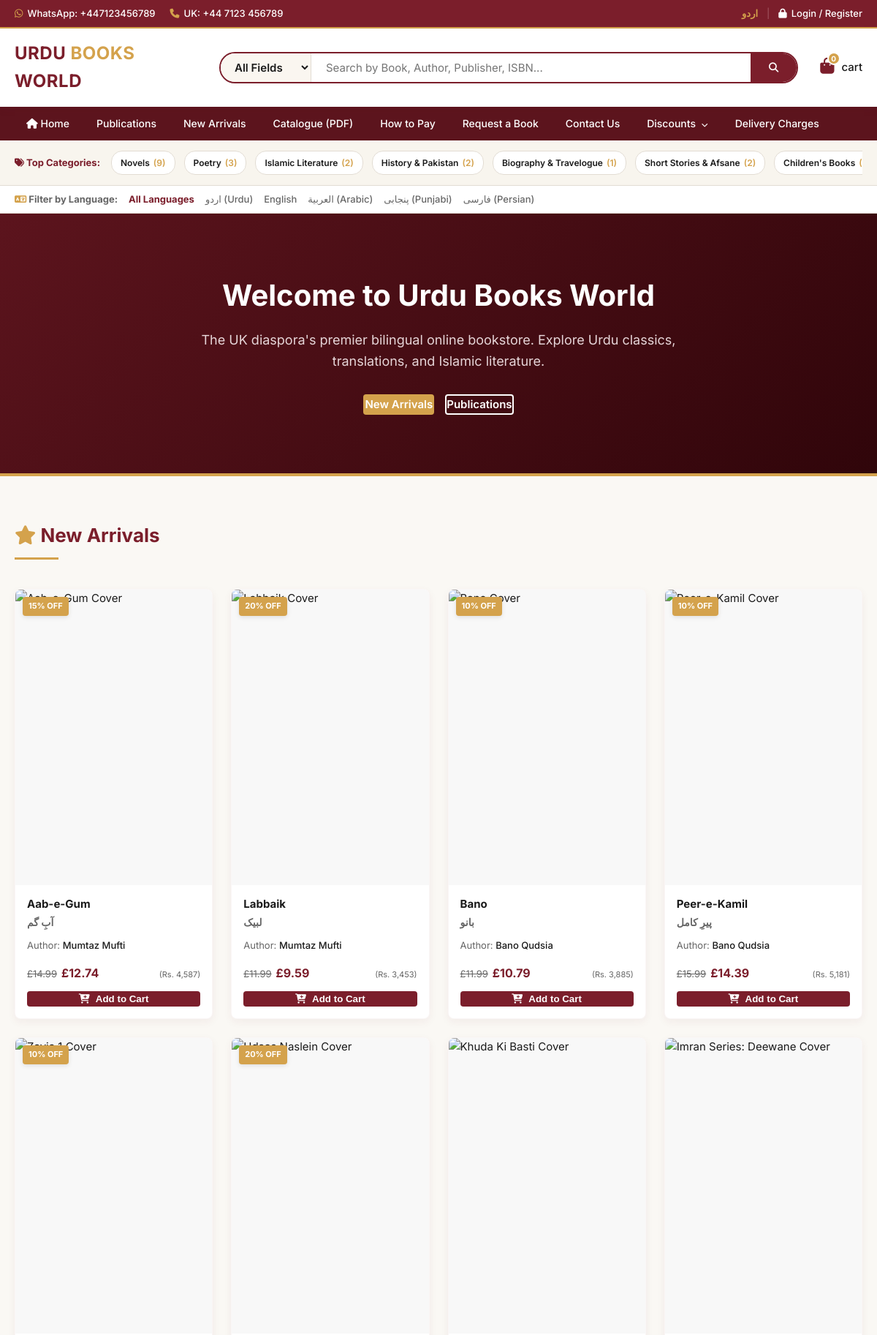
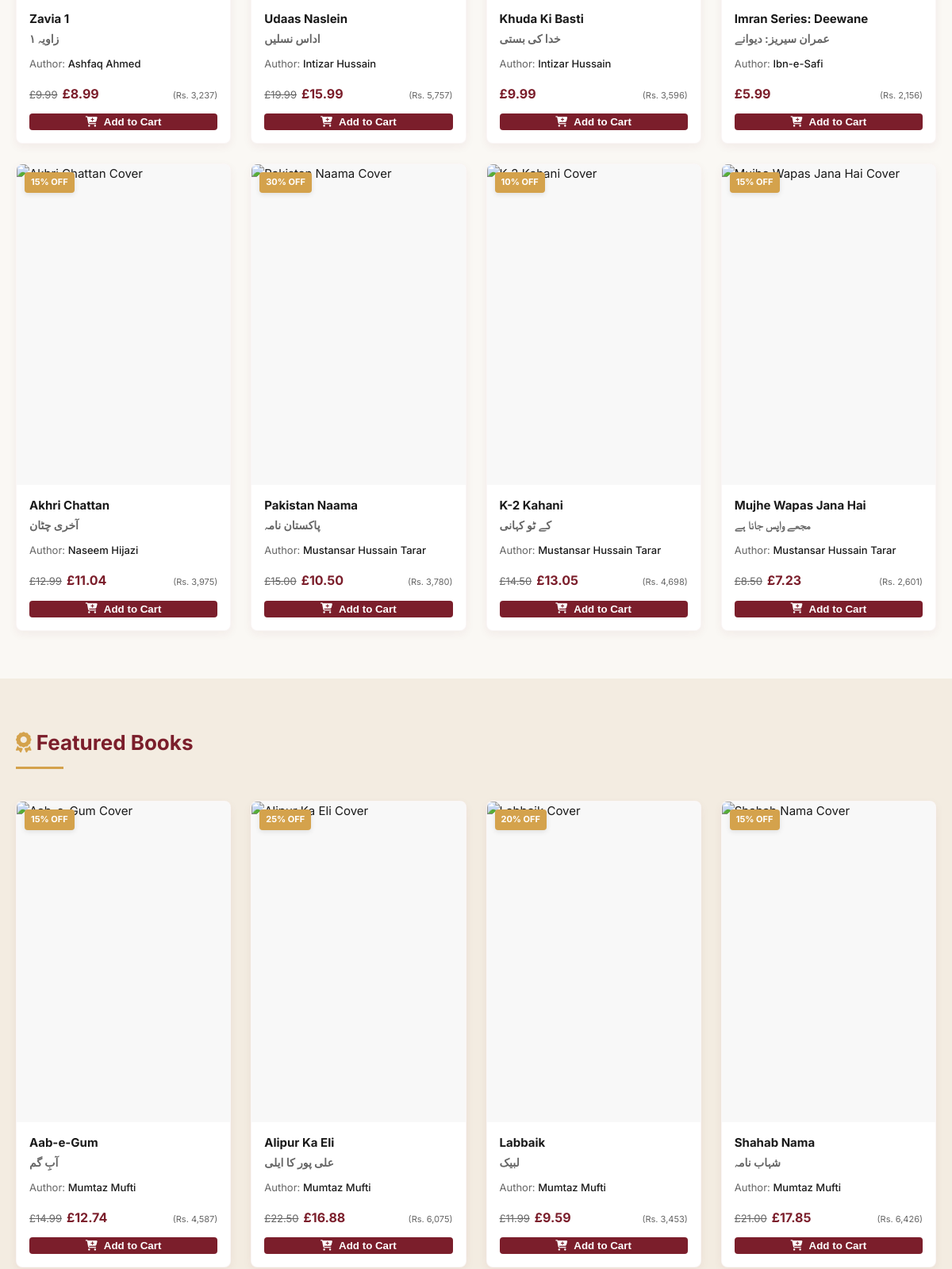
The page / (upper part) on the database its author committed (2 pictures, top to bottom).
### tables this page shows
CREATE TABLE `settings` (
  `setting_key` VARCHAR(100) PRIMARY KEY,
  `setting_value` TEXT NOT NULL
);

CREATE TABLE `categories` (
  `id` INT AUTO_INCREMENT PRIMARY KEY,
  `slug` VARCHAR(120) NOT NULL UNIQUE,
  `name_en` VARCHAR(200) NOT NULL,
  `name_ur` VARCHAR(200) NOT NULL,
  `parent_id` INT NULL,
  `sort_order` INT DEFAULT 0,
  `is_active` TINYINT(1) DEFAULT 1,
  `created_at` TIMESTAMP DEFAULT CURRENT_TIMESTAMP,
  `updated_at` TIMESTAMP DEFAULT CURRENT_TIMESTAMP ON UPDATE CURRENT_TIMESTAMP,
  FOREIGN KEY (`parent_id`) REFERENCES `categories` (`id`) ON DELETE SET NULL
);

CREATE TABLE `books` (
  `id` INT AUTO_INCREMENT PRIMARY KEY,
  `slug` VARCHAR(200) NOT NULL UNIQUE,
  `sku` VARCHAR(50) NOT NULL UNIQUE,
  `isbn` VARCHAR(20) DEFAULT NULL,
  `title_en` VARCHAR(300) NOT NULL,
  `title_ur` VARCHAR(300) NOT NULL,
  `subtitle_en` VARCHAR(300) DEFAULT NULL,
  `subtitle_ur` VARCHAR(300) DEFAULT NULL,
  `author_id` INT NOT NULL,
  `publisher_id` INT NOT NULL,
  `category_id` INT NOT NULL,
  `language` ENUM('Urdu','English','Arabic','Punjabi','Persian') DEFAULT 'Urdu',
  `description_en` TEXT DEFAULT NULL,
  `description_ur` TEXT DEFAULT NULL,
  `pages` INT DEFAULT NULL,
  `weight_grams` INT DEFAULT NULL,
  `binding` ENUM('Paperback','Hardback','Boxset') DEFAULT 'Paperback',
  `year_published` YEAR DEFAULT NULL,
  `price_gbp` DECIMAL(10,2) NOT NULL,
  `price_pkr` DECIMAL(10,2) DEFAULT NULL,
  `discount_percent` TINYINT DEFAULT 0,
  `stock_quantity` INT DEFAULT 0,
  `is_new_arrival` TINYINT(1) DEFAULT 0,
  `is_featured` TINYINT(1) DEFAULT 0,
  `is_active` TINYINT(1) DEFAULT 1,
  `cover_image` VARCHAR(255) DEFAULT NULL,
  `inside_preview_pdf` VARCHAR(255) DEFAULT NULL,
  `loc_classification` VARCHAR(50) DEFAULT NULL,
  `marc_record` TEXT DEFAULT NULL,
  `created_at` TIMESTAMP DEFAULT CURRENT_TIMESTAMP,
  `updated_at` TIMESTAMP DEFAULT CURRENT_TIMESTAMP ON UPDATE CURRENT_TIMESTAMP,
  FOREIGN KEY (`author_id`) REFERENCES `authors` (`id`) ON DELETE CASCADE,
  FOREIGN KEY (`publisher_id`) REFERENCES `publishers` (`id`) ON DELETE CASCADE,
  FOREIGN KEY (`category_id`) REFERENCES `categories` (`id`) ON DELETE CASCADE,
  INDEX `idx_books_isbn` (`isbn`),
  INDEX `idx_books_language` (`language`)
);

CREATE TABLE `authors` (
  `id` INT AUTO_INCREMENT PRIMARY KEY,
  `slug` VARCHAR(120) NOT NULL UNIQUE,
  `name_en` VARCHAR(200) NOT NULL,
  `name_ur` VARCHAR(200) NOT NULL,
  `bio_en` TEXT DEFAULT NULL,
  `bio_ur` TEXT DEFAULT NULL,
  `created_at` TIMESTAMP DEFAULT CURRENT_TIMESTAMP
);

### index.php (the view, shortened to what the rows shown need)
<?php
require_once __DIR__ . '/includes/db.php';
require_once __DIR__ . '/includes/functions.php';
require_once __DIR__ . '/includes/cart.php';
try {
    $new_stmt = $pdo->prepare("
        SELECT b.*, a.name_en AS author_en, a.name_ur AS author_ur
        FROM books b
        JOIN authors a ON b.author_id = a.id
        WHERE b.is_active = 1
        ORDER BY b.is_new_arrival DESC, b.created_at DESC
        LIMIT 12
    ");
    $new_stmt->execute();
    $new_arrivals = $new_stmt->fetchAll();
} catch (PDOException $e) {
    error_log("Failed fetching new arrivals: " . $e->getMessage());
    $new_arrivals = [];
}
try {
    $feat_stmt = $pdo->prepare("
        SELECT b.*, a.name_en AS author_en, a.name_ur AS author_ur
        FROM books b
        JOIN authors a ON b.author_id = a.id
        WHERE b.is_active = 1 AND b.is_featured = 1
        ORDER BY b.updated_at DESC
        LIMIT 8
    ");
    $feat_stmt->execute();
    $featured_books = $feat_stmt->fetchAll();
} catch (PDOException $e) {
    error_log("Failed fetching featured: " . $e->getMessage());
    $featured_books = [];
}
try {
    $grid_stmt = $pdo->prepare("
        SELECT c.*, COUNT(b.id) AS book_count
        FROM categories c
        LEFT JOIN books b ON c.id = b.category_id AND b.is_active = 1
        WHERE c.is_active = 1
        GROUP BY c.id
        ORDER BY book_count DESC
        LIMIT 8
    ");
    $grid_stmt->execute();
    $grid_categories = $grid_stmt->fetchAll();
} catch (PDOException $e) {
    $grid_categories = [];
}
require_once __DIR__ . '/includes/header.php';
?>
<section class="hero-banner">
    <div class="container hero-content text-center">
        <h1 class="hero-title <?php echo is_rtl() ? 'lang-ur-font' : ''; ?>">
            <?php if (is_rtl()): ?>
                اردو بکس ورلڈ میں خوش آمدید
            <?php else: ?>
                Welcome to Urdu Books World
            <?php endif; ?>
        </h1>
    </div>
</section>
<section id="new-arrivals" class="section-padding">
    <div class="container">
        <div class="section-header">
            <h2 class="section-title"><i class="fa fa-star text-gold"></i> <?php echo t('new_arrivals'); ?></h2>
        </div>
        <?php if (!empty($new_arrivals)): ?>
            <div class="book-grid">
                <?php foreach ($new_arrivals as $book): ?>
                    <?php
                        $original_price = (float)$book['price_gbp'];
                        $discount_pct = (int)$book['discount_percent'];
                        $final_price = $original_price - ($original_price * ($discount_pct / 100));
                    ?>
                    <article class="book-card">
                        <?php if ($discount_pct > 0): ?>
                            <span class="discount-badge"><?php echo sprintf(t('save_percent'), $discount_pct); ?></span>
                        <?php endif; ?>
                        <div class="book-card-cover-wrapper">
                        </div>
                        <div class="book-card-info">
                            <h3 class="book-card-title-en"><a href="<?php echo SITE_URL; ?>/book.php?slug=<?php echo e($book['slug']); ?>"><?php echo e($book['title_en']); ?></a></h3>
                            <h4 class="book-card-title-ur lang-ur-font"><a href="<?php echo SITE_URL; ?>/book.php?slug=<?php echo e($book['slug']); ?>"><?php echo e($book['title_ur']); ?></a></h4>
                            <p class="book-card-author">
                                <span class="text-muted"><?php echo t('author'); ?>:</span>
                                <span class="font-medium"><?php echo lang_val($book, 'author'); ?></span>
                            </p>
                            <div class="book-card-price-row">
                                <div class="price-gbp">
                                    <?php if ($discount_pct > 0): ?>
                                        <span class="price-original"><?php echo money($original_price); ?></span>
                                        <span class="price-current font-bold text-maroon"><?php echo money($final_price); ?></span>
                                    <?php else: ?>
                                        <span class="price-current font-bold text-maroon"><?php echo money($original_price); ?></span>
                                    <?php endif; ?>
                                </div>
                                <div class="price-pkr text-muted hidden-mobile">
                                    (<?php echo pkr($discount_pct > 0 ? $final_price : $original_price); ?>)
                                </div>
                            </div>
                            <div class="book-card-actions">
                                <button type="button" class="btn btn-maroon btn-full-width add-to-cart-btn" data-id="<?php echo $book['id']; ?>">
                                    <i class="fa fa-cart-plus"></i> <?php echo t('add_to_cart'); ?>
                                </button>
                            </div>
                        </div>
                    </article>
                <?php endforeach; ?>
            </div>
        <?php else: ?>
            <p class="text-center text-muted">No new arrivals found.</p>
        <?php endif; ?>
    </div>
</section>
<section class="section-padding bg-light">
    <div class="container">
        <div class="section-header">
            <h2 class="section-title"><i class="fa fa-award text-gold"></i> Featured Books</h2>
        </div>
        <?php if (!empty($featured_books)): ?>
            <div class="book-grid">
                <?php foreach ($featured_books as $book): ?>
                    <?php
                        $original_price = (float)$book['price_gbp'];
                        $discount_pct = (int)$book['discount_percent'];
                        $final_price = $original_price - ($original_price * ($discount_pct / 100));
                    ?>
                    <article class="book-card">
                        <?php if ($discount_pct > 0): ?>
                            <span class="discount-badge"><?php echo sprintf(t('save_percent'), $discount_pct); ?></span>
                        <?php endif; ?>
                        <div class="book-card-cover-wrapper">
                        </div>
                        <div class="book-card-info">
                            <h3 class="book-card-title-en"><a href="<?php echo SITE_URL; ?>/book.php?slug=<?php echo e($book['slug']); ?>"><?php echo e($book['title_en']); ?></a></h3>
                            <h4 class="book-card-title-ur lang-ur-font"><a href="<?php echo SITE_URL; ?>/book.php?slug=<?php echo e($book['slug']); ?>"><?php echo e($book['title_ur']); ?></a></h4>
                            <p class="book-card-author">
                                <span class="text-muted"><?php echo t('author'); ?>:</span>
                                <span class="font-medium"><?php echo lang_val($book, 'author'); ?></span>
                            </p>
                            <div class="book-card-price-row">
                                <div class="price-gbp">
                                    <?php if ($discount_pct > 0): ?>
                                        <span class="price-original"><?php echo money($original_price); ?></span>
                                        <span class="price-current font-bold text-maroon"><?php echo money($final_price); ?></span>
                                    <?php else: ?>
                                        <span class="price-current font-bold text-maroon"><?php echo money($original_price); ?></span>
                                    <?php endif; ?>
                                </div>
                                <div class="price-pkr text-muted hidden-mobile">
                                    (<?php echo pkr($discount_pct > 0 ? $final_price : $original_price); ?>)
                                </div>
                            </div>
                            <div class="book-card-actions">
                                <button type="button" class="btn btn-maroon btn-full-width add-to-cart-btn" data-id="<?php echo $book['id']; ?>">
                                    <i class="fa fa-cart-plus"></i> <?php echo t('add_to_cart'); ?>
                                </button>
                            </div>
                        </div>
                    </article>
                <?php endforeach; ?>
            </div>
        <?php else: ?>
            <p class="text-center text-muted">No featured books found.</p>
        <?php endif; ?>
    </div>
</section>
<?php require_once __DIR__ . '/includes/footer.php'; ?>

### includes/header.php (shortened to what the rows shown need)
<?php
require_once __DIR__ . '/db.php';
require_once __DIR__ . '/functions.php';
require_once __DIR__ . '/cart.php';
$phone_uk = get_setting('contact_phone_uk', '+44 7123 456789');
$whatsapp = get_setting('whatsapp_number', '447123456789');
try {
    $cat_stmt = $pdo->prepare("
        SELECT c.*, COUNT(b.id) AS book_count
        FROM categories c
        LEFT JOIN books b ON c.id = b.category_id AND b.is_active = 1
        WHERE c.is_active = 1 AND c.parent_id IS NULL
        GROUP BY c.id
        ORDER BY c.sort_order ASC, book_count DESC
        LIMIT 15
    ");
    $cat_stmt->execute();
    $header_categories = $cat_stmt->fetchAll();
} catch (PDOException $e) {
    $header_categories = [];
}
?>
<!DOCTYPE html>
<html lang="<?php echo CURRENT_LANG; ?>" dir="<?php echo is_rtl() ? 'rtl' : 'ltr'; ?>">
<head>
    <link rel="stylesheet" href="https://cdnjs.cloudflare.com/ajax/libs/font-awesome/6.4.0/css/all.min.css">
    <link rel="stylesheet" href="<?php echo SITE_URL; ?>/assets/css/style.css">
</head>
<body>
    <div class="top-bar">
        <div class="container top-bar-content">
            <div class="top-contacts">
                <a href="https://wa.me/<?php echo e($whatsapp); ?>" target="_blank" class="top-link">
                    <i class="fab fa-whatsapp text-gold"></i> <span>WhatsApp: +<?php echo e($whatsapp); ?></span>
                </a>
                <a href="tel:<?php echo e($phone_uk); ?>" class="top-link hidden-mobile">
                    <i class="fa fa-phone text-gold"></i> <span>UK: <?php echo e($phone_uk); ?></span>
                </a>
            </div>
        </div>
    </div>
    <?php if (!empty($header_categories)): ?>
    <div class="category-strip">
        <div class="container category-strip-wrapper">
            <div class="strip-items">
                <?php foreach ($header_categories as $h_cat): ?>
                    <a href="<?php echo SITE_URL; ?>/category.php?slug=<?php echo e($h_cat['slug']); ?>" class="strip-item">
                        <?php echo lang_val($h_cat, 'name'); ?>
                        <span class="count-badge">(<?php echo $h_cat['book_count']; ?>)</span>
                    </a>
                <?php endforeach; ?>
            </div>
        </div>
    </div>
    <?php endif; ?>

### rows shown on the page
settings: setting_value "447123456789"
settings: setting_value "+44 7123 456789"
categories: name_en "Novels", book_count "9"
categories: name_en "Poetry", book_count "3"
categories: name_en "Islamic Literature", book_count "2"
categories: name_en "History & Pakistan", book_count "2"
categories: name_en "Biography & Travelogue", book_count "1"
categories: name_en "Short Stories & Afsane", book_count "2"
categories: name_en "Children's Books"
books: discount_percent "15% OFF", title_en "Aab-e-Gum", title_ur "آبِ گم", author.name_en "Mumtaz Mufti", price_gbp "£14.99", money($final_price) "£12.74", discount_percent+price_gbp "Rs. 4,587"
books: discount_percent "20% OFF", title_en "Labbaik", title_ur "لبیک", author.name_en "Mumtaz Mufti", price_gbp "£11.99", money($final_price) "£9.59", discount_percent+price_gbp "Rs. 3,453"
books: discount_percent "10% OFF", title_en "Bano", title_ur "بانو", author.name_en "Bano Qudsia", price_gbp "£11.99", money($final_price) "£10.79", discount_percent+price_gbp "Rs. 3,885"
books: discount_percent "10% OFF", title_en "Peer-e-Kamil", title_ur "پیرِ کامل", author.name_en "Bano Qudsia", price_gbp "£15.99", money($final_price) "£14.39", discount_percent+price_gbp "Rs. 5,181"
books: discount_percent "10% OFF", title_en "Zavia 1", title_ur "زاویہ ۱", author.name_en "Ashfaq Ahmed", price_gbp "£9.99", money($final_price) "£8.99", discount_percent+price_gbp "Rs. 3,237"
books: discount_percent "20% OFF", title_en "Udaas Naslein", title_ur "اداس نسلیں", author.name_en "Intizar Hussain", price_gbp "£19.99", money($final_price) "£15.99", discount_percent+price_gbp "Rs. 5,757"
books: title_en "Khuda Ki Basti", title_ur "خدا کی بستی", author.name_en "Intizar Hussain", price_gbp "£9.99", discount_percent+price_gbp "Rs. 3,596"
books: title_en "Imran Series: Deewane", title_ur "عمران سیریز: دیوانے", author.name_en "Ibn-e-Safi", price_gbp "£5.99", discount_percent+price_gbp "Rs. 2,156"
books: discount_percent "15% OFF", title_en "Akhri Chattan", title_ur "آخری چٹان", author.name_en "Naseem Hijazi", price_gbp "£12.99", money($final_price) "£11.04", discount_percent+price_gbp "Rs. 3,975"
books: discount_percent "30% OFF", title_en "Pakistan Naama", title_ur "پاکستان نامہ", author.name_en "Mustansar Hussain Tarar", price_gbp "£15.00", money($final_price) "£10.50", discount_percent+price_gbp "Rs. 3,780"
books: discount_percent "10% OFF", title_en "K-2 Kahani", title_ur "کے ٹو کہانی", author.name_en "Mustansar Hussain Tarar", price_gbp "£14.50", money($final_price) "£13.05", discount_percent+price_gbp "Rs. 4,698"
books: discount_percent "15% OFF", title_en "Mujhe Wapas Jana Hai", title_ur "مجھے واپس جانا ہے", author.name_en "Mustansar Hussain Tarar", price_gbp "£8.50", money($final_price) "£7.23", discount_percent+price_gbp "Rs. 2,601"
books: discount_percent "25% OFF", title_en "Alipur Ka Eli", title_ur "علی پور کا ایلی", author.name_en "Mumtaz Mufti", price_gbp "£22.50", money($final_price) "£16.88", discount_percent+price_gbp "Rs. 6,075"
books: discount_percent "15% OFF", title_en "Shahab Nama", title_ur "شہاب نامہ", author.name_en "Mumtaz Mufti", price_gbp "£21.00", money($final_price) "£17.85", discount_percent+price_gbp "Rs. 6,426"

### other values the page prints
t('login_register') "Login / Register"
get_cart_count() "0"
t('cart') "cart"
t('home') "Home"
t('publications') "Publications"
t('new_arrivals') "New Arrivals"
t('catalogue') "Catalogue (PDF)"
t('how_to_pay') "How to Pay"
t('request_book') "Request a Book"
t('contact') "Contact Us"
t('discounts') "Discounts"
t('delivery_charges') "Delivery Charges"
t('top_categories') "Top Categories"
t('filter_language') "Filter by Language"
t('all_languages') "All Languages"
